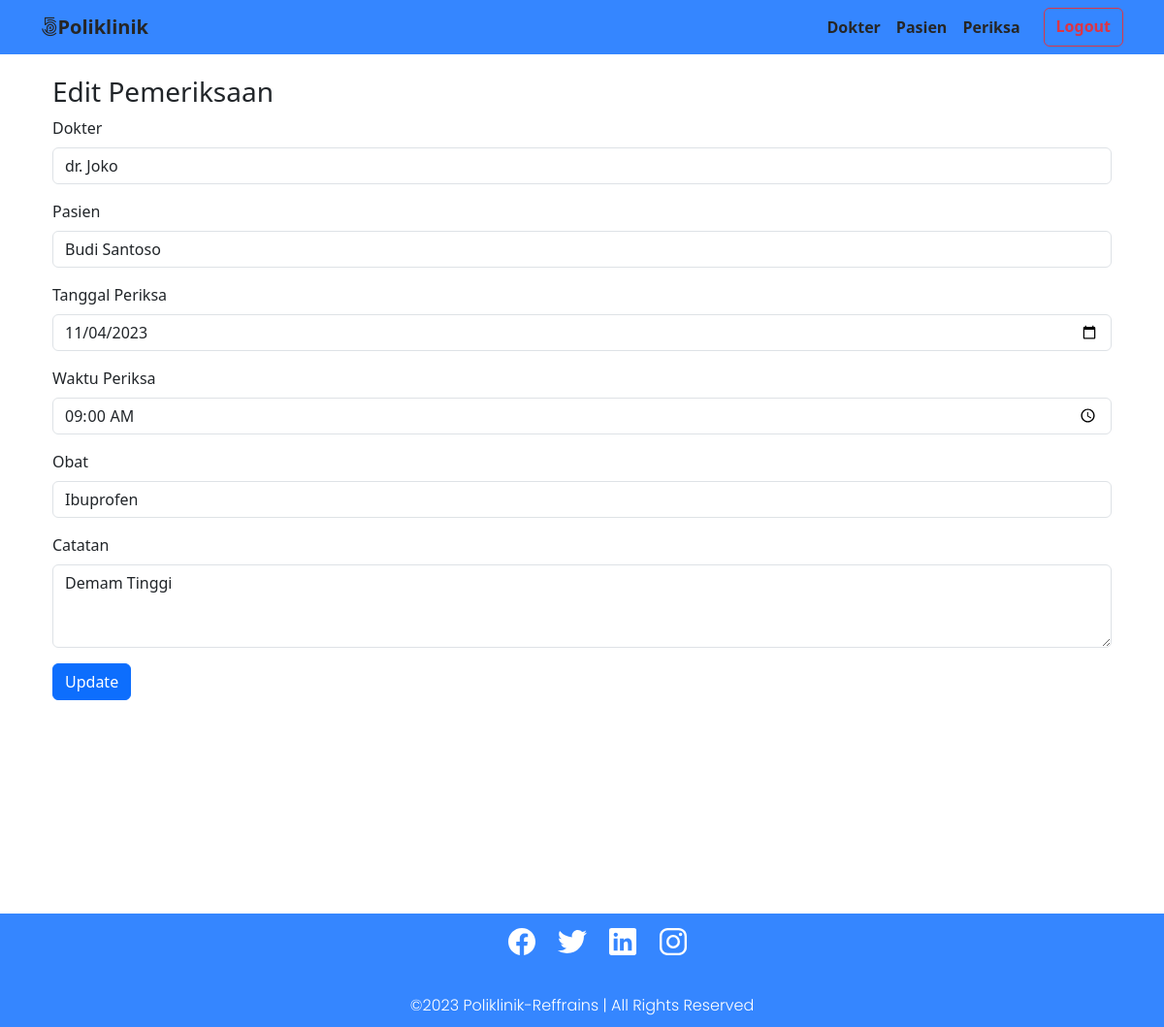
The page /index.php?page=periksa/periksa_edit&id=36 (signed in) on the database its author committed.
### tables this page shows
CREATE TABLE `periksa` (
  `id` int(10) NOT NULL,
  `id_pasien` int(11) NOT NULL,
  `id_dokter` int(11) NOT NULL,
  `tanggal_periksa` datetime NOT NULL,
  `waktu` time NOT NULL,
  `obat` varchar(20) NOT NULL,
  `catatan` text NOT NULL
);

### periksa/periksa_edit.php (the view, shortened to what this page needs)
<?php
include("C:/xampp/htdocs/poliklinik/inc/koneksi.php");
$id = $id_dokter = $id_pasien = $tanggal_periksa = $waktu = $obat = $catatan = '';
if (isset($_GET['id'])) {
  $id = $_GET['id'];
  $query = "SELECT * FROM periksa WHERE id='$id'";
  $result = mysqli_query($mysqli, $query);
  if ($result && mysqli_num_rows($result) > 0) {
    $data = mysqli_fetch_assoc($result);
    $id_dokter = $data['id_dokter'];
    $id_pasien = $data['id_pasien'];
    $tanggal_periksa = date('Y-m-d', strtotime($data['tanggal_periksa']));
    $waktu = $data['waktu'];
    $obat = $data['obat'];
    $catatan = $data['catatan'];
  } else {
    die("Data pemeriksaan tidak ditemukan.");
  }
}
$dokters = mysqli_query($mysqli, "SELECT * FROM dokter");
$pasiens = mysqli_query($mysqli, "SELECT * FROM pasien");
?>
<div class="container mt-4">
  <h3>Edit Pemeriksaan</h3>
  <form method="POST" action="index.php?page=periksa/periksa_edit">
    <div class="mb-3">
      <label for="id_dokter" class="form-label">Dokter</label>
      <select class="form-control" id="id_dokter" name="id_dokter">
        <?php
        while ($dokter = mysqli_fetch_assoc($dokters)) {
          $selected = ($dokter['id'] == $id_dokter) ? "selected" : "";
          echo "<option value='" . $dokter['id'] . "' $selected>" . $dokter['nama'] . "</option>";
        }
        ?>
      </select>
    </div>
    <div class="mb-3">
      <label for="id_pasien" class="form-label">Pasien</label>
      <select class="form-control" id="id_pasien" name="id_pasien">
        <?php
        while ($pasien = mysqli_fetch_assoc($pasiens)) {
          $selected = ($pasien['id'] == $id_pasien) ? "selected" : "";
          echo "<option value='" . $pasien['id'] . "' $selected>" . $pasien['nama'] . "</option>";
        }
        ?>
      </select>
    </div>
    <div class="mb-3">
      <label for="tanggal_periksa" class="form-label">Tanggal Periksa</label>
      <input type="date" class="form-control" id="tanggal_periksa" name="tanggal_periksa" value="<?= $tanggal_periksa; ?>">
    </div>
    <div class="mb-3">
      <label for="waktu" class="form-label">Waktu Periksa</label>
      <input type="time" class="form-control" id="waktu" name="waktu" value="<?= $waktu; ?>">
    </div>
    <div class="mb-3">
      <label for="obat" class="form-label">Obat</label>
      <input type="text" class="form-control" id="obat" name="obat" value="<?= $obat; ?>">
    </div>
    <div class="mb-3">
      <label for="catatan" class="form-label">Catatan</label>
      <textarea class="form-control" id="catatan" name="catatan" rows="3"><?= $catatan; ?></textarea>
    </div>
    <button type="submit" class="btn btn-primary">Update</button>
  </form>
</div>

### assets/css/footer.css (style rules this page uses)
body { background: #333; justify-content: flex-end; align-items: flex-end; }

### index.php (style rules this page uses)
body { padding-top: 30px; padding-bottom: 30px; }

### rows shown on the page
periksa: tanggal_periksa "11/04/2023", waktu "09:00:00", obat "Ibuprofen", catatan "Demam Tinggi"

### other values the page prints
form field id_dokter "dr. Joko"
form field id_pasien "Budi Santoso"
